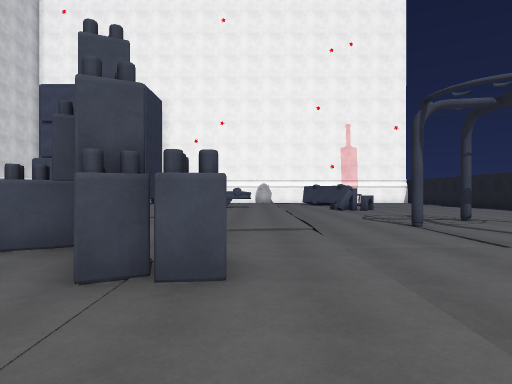
[1] (above)

16 first-person views from a walk through a scene from a Unity 3-D project. The camera is 1.5 m above the floor, looks level and sees 75° across. The floor is counted in squares, 2 m on a side. Each view is taken from the middle of a square. On the plan, view 1 faces up. The plan holds only what a view shows up to about 11 squares ahead; the rest is blank. The player character is not drawn. Surface patterns are stand-ins for the level's own textures.

[2]
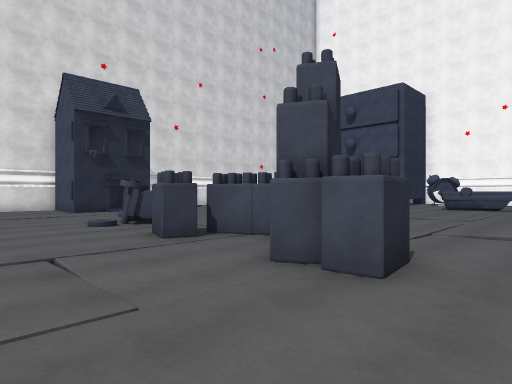

[3]
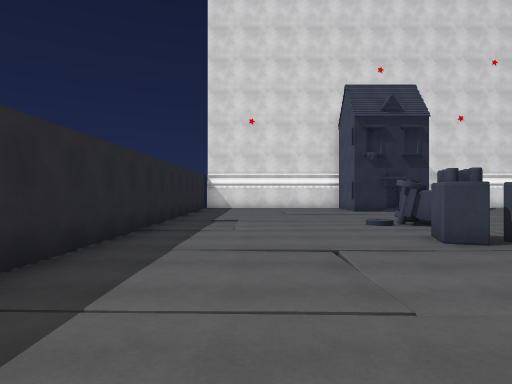

[4]
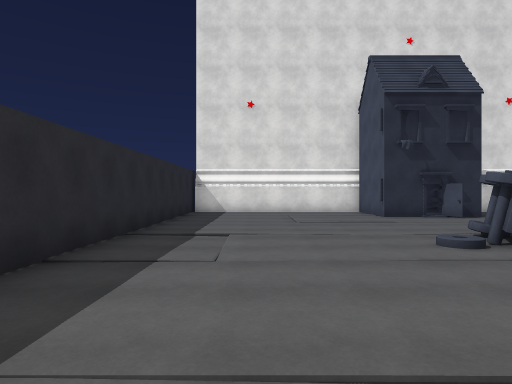

[5]
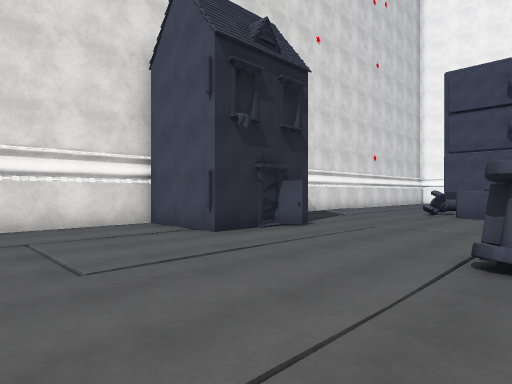

[6]
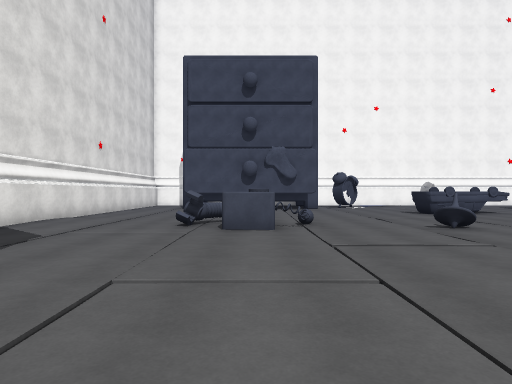

[7]
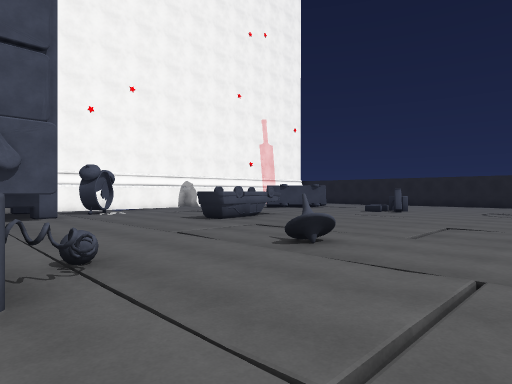

[8]
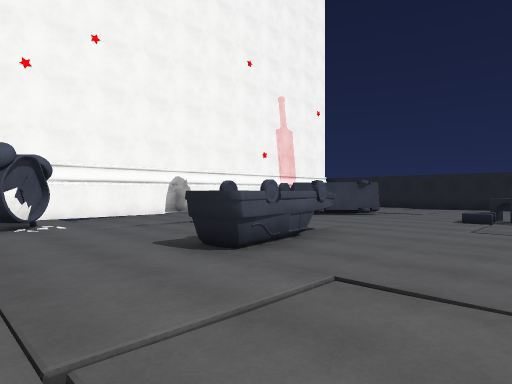

[9]
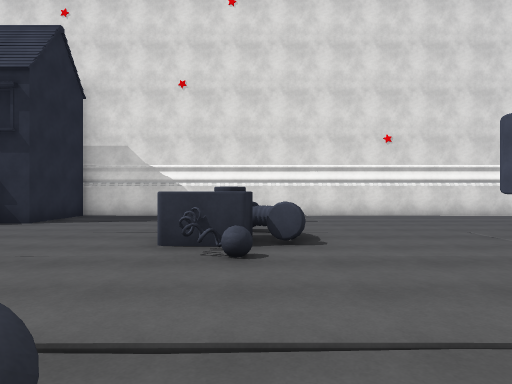

[10]
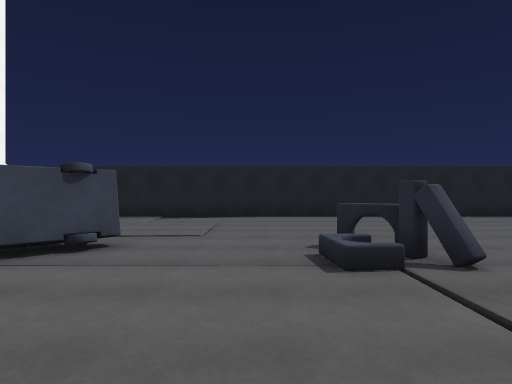

[11]
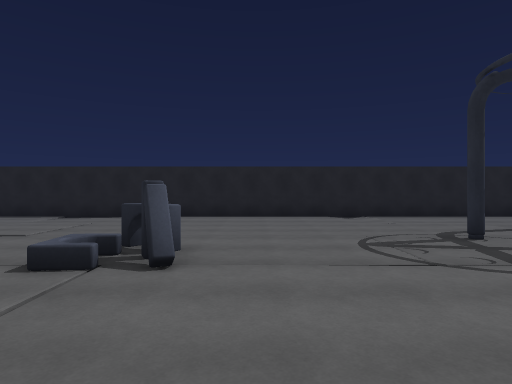

[12]
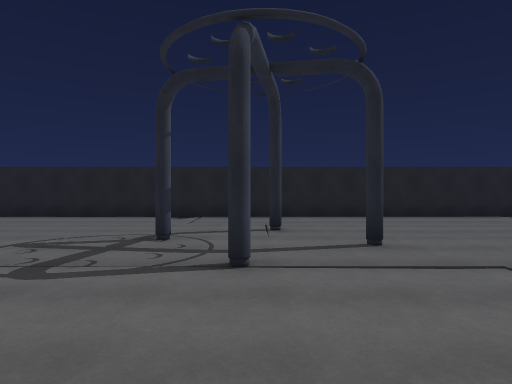

[13]
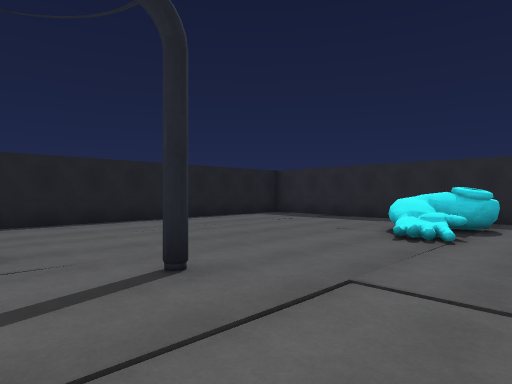

[14]
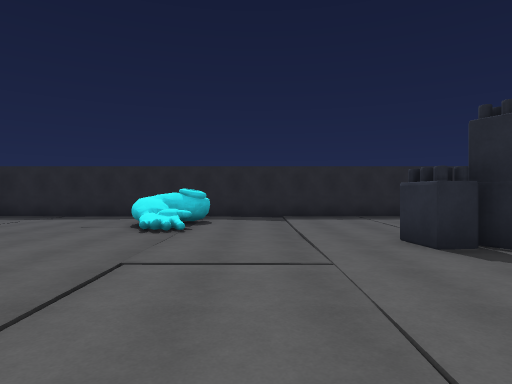

[15]
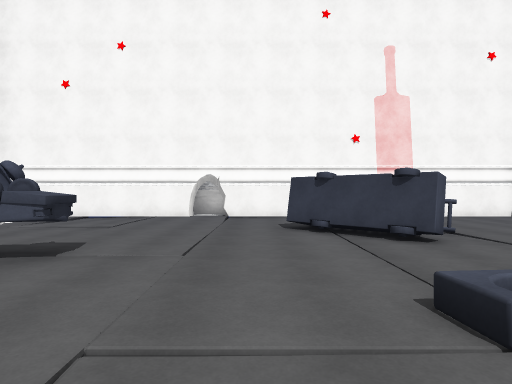

[16]
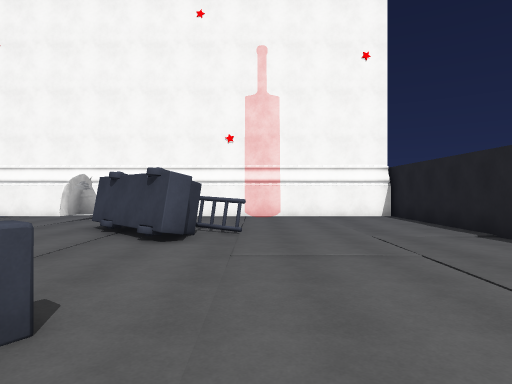

### Floor plan
Key: @ floor where view 1 was taken; # wall or solid block; x gap in a wall; . floor; / step, stairs or slope; = window, fence, low wall or low ledge; ^ raised ledge; C clock; A arch.
Columns run from 15 left of view 1 to 11 right of it. Each row starts with its distance up from view 1.
 23           #################
 22           ...././....=....#
 21           ..../.... ......#
 20 #.       .CC....... .../..#
 19 #..     #.........##/../..#
 18 #..#   ##..........##..//.#
 17 #..... .............#../..#
 16 #...........###......///..#
 15 #....................../..#
 14 #.................//.../..#
 13 #...............///A.../..#
 12 #....=#=.......././..../..#
 11 #....x#...^..././.........#
 10 #...........///./....../..#
  9 #.............../....../..#
  8 #..........  .../.#.#../..#
  7 #....///..   .///.....#/..#
  6 ####./...    .............#
  5    #./.x ..###......#.....#
  4  ###./.###.#.##...........#
  3  #.../.....#..#...........#
  2  #........................#
  1  #.................^......#
  0   .............@..#^=.....#
 -1   ................##......#
 -2   #................  .....
 -3   ########################

Where each view was taken, in squares from view 1:
view 1: 0 up, 0 right, facing up
view 2: 0 up, 1 right, facing up-left
view 3: 0 up, 1 right, facing left
view 4: 0 up, 2 left, facing left
view 5: 0 up, 7 left, facing up-left
view 6: 4 up, 9 left, facing up
view 7: 8 up, 9 left, facing up-right
view 8: 12 up, 6 left, facing up-right
view 9: 12 up, 4 left, facing left
view 10: 15 up, 0 right, facing right
view 11: 12 up, 0 right, facing right
view 12: 7 up, 0 right, facing right
view 13: 7 up, 2 right, facing down-right
view 14: 8 up, 2 right, facing down
view 15: 12 up, 2 right, facing up
view 16: 12 up, 6 right, facing up
